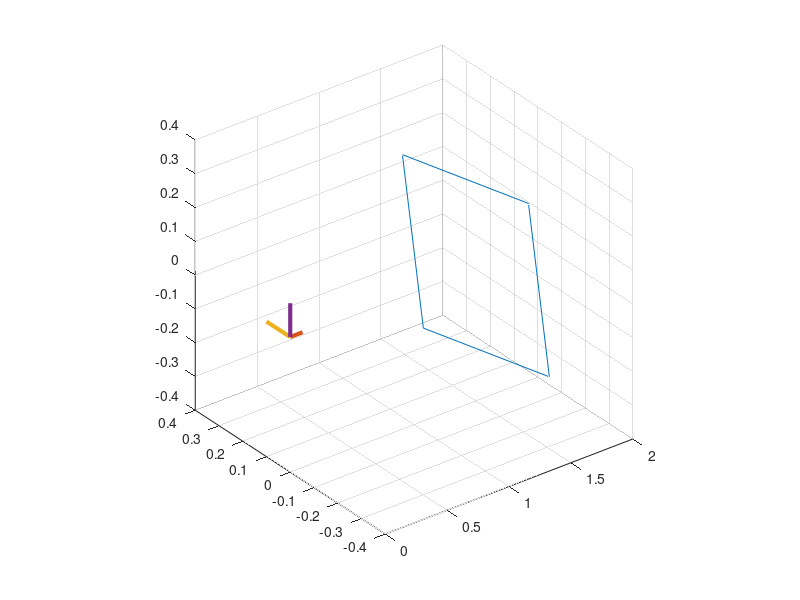
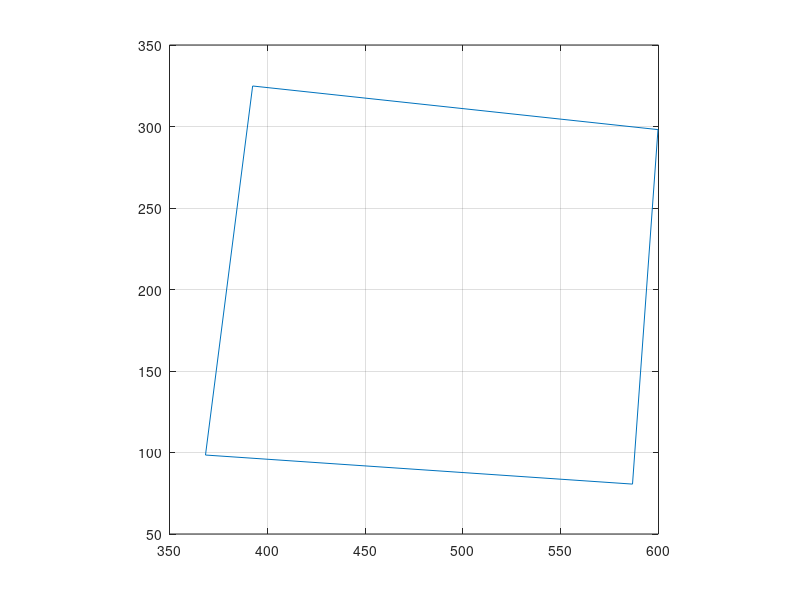

The MATLAB source for these figures, in order:
orig = [0, 0, 0];
i = [orig; 0.1 0 0];
j = [orig; 0 0.1 0];
k = [orig; 0 0 0.1];

side_dim = 0.25;
plane_pts = [-side_dim,  side_dim, 0, 1;
              side_dim,  side_dim, 0, 1;
              side_dim, -side_dim, 0, 1;
             -side_dim, -side_dim, 0, 1;
             -side_dim,  side_dim, 0, 1;];
plane_pts = plane_pts';

roll = 5 * pi/180;
pitch = 10 * pi/180;
yaw = 7 * pi/180;

R_x = [1          0,          0; 
       0, cos(roll), -sin(roll);
       0, sin(roll),  cos(roll)];
      
R_y = [cos(pitch), 0, sin(pitch);
                0, 1, 0;
      -sin(pitch), 0, cos(pitch)];

R_z = [cos(yaw), -sin(yaw), 0;
       sin(yaw),  cos(yaw), 0;
              0,         0, 1];
              
R = [0 0 -1; -1 0 0; 0 1 0]*R_x*R_y*R_z;
T =[1.5, 0, 0]';
R_T = eye(4);
R_T(1:3,1:3) = R;
R_T(1:3, 4) = T;

plane_pts_transformed = R_T*plane_pts;
X = plane_pts_transformed(1,:);
Y = plane_pts_transformed(2,:);
Z = plane_pts_transformed(3,:);

obj_pt1 = plane_pts_transformed(1:3, 1);
obj_pt2 = plane_pts_transformed(1:3, 2);
obj_pt3 = plane_pts_transformed(1:3, 3);
obj_pt4 = plane_pts_transformed(1:3, 4);

figure(1)
plot3(X, Y, Z);
hold on;
plot3(i(:,1), i(:,2), i(:,3), 'Linewidth', 3);
hold on;
plot3(j(:,1), j(:,2), j(:,3), 'Linewidth', 3);
hold on;
plot3(k(:,1), k(:,2), k(:,3), 'Linewidth', 3);
hold off;
grid;
axis square

fx = 6.4372590342756985e+02;
fy = 6.4372590342756985e+02;
cx = 3.9534097290039062e+02;
cy = 3.0199901199340820e+02;
K = [fx,  0, cx;
      0, fy, cy;
      0,  0,  1];
C_T_L = [ 0.0256051, -0.999486, 0.0192813, 0.175155;
         -0.0361813, -0.0202016,  -0.999141,  -0.170539;
          0.999017,  0.0248855,   -0.03668 -0.0378068];
        
uv1 = K*C_T_L*plane_pts_transformed;
uv = uv1./uv1(3,:);
uv = uv';

figure(2)
plot(uv(:,1), uv(:,2));
grid;
axis square;

img_pt1 = uv(1,:)';
img_pt2 = uv(2,:)';
img_pt3 = uv(3,:)';
img_pt4 = uv(4,:)';

line_1 = cross(img_pt1, img_pt2);
line_2 = cross(img_pt2, img_pt3);
line_3 = cross(img_pt3, img_pt4);
line_4 = cross(img_pt4, img_pt1);

norm_1 = K'*line_1/norm(K'*line_1);
norm_2 = K'*line_2/norm(K'*line_2);
norm_3 = K'*line_3/norm(K'*line_3);
norm_4 = K'*line_4/norm(K'*line_4);

R = C_T_L(1:3, 1:3);
t = C_T_L(1:3, 4);

A1 = [norm_1(1)*(obj_pt1') norm_1(2)*(obj_pt1') norm_1(3)*(obj_pt1') norm_1'];
A2 = [norm_1(1)*(obj_pt2') norm_1(2)*(obj_pt2') norm_1(3)*(obj_pt2') norm_1'];

A3 = [norm_2(1)*(obj_pt2') norm_2(2)*(obj_pt2') norm_2(3)*(obj_pt2') norm_2'];
A4 = [norm_2(1)*(obj_pt3') norm_2(2)*(obj_pt3') norm_2(3)*(obj_pt3') norm_2'];

A5 = [norm_3(1)*(obj_pt3') norm_3(2)*(obj_pt3') norm_3(3)*(obj_pt3') norm_3'];
A6 = [norm_3(1)*(obj_pt4') norm_3(2)*(obj_pt4') norm_3(3)*(obj_pt4') norm_3'];

A7 = [norm_4(1)*(obj_pt4') norm_4(2)*(obj_pt4') norm_4(3)*(obj_pt4') norm_4'];
A8 = [norm_4(1)*(obj_pt1') norm_4(2)*(obj_pt1') norm_4(3)*(obj_pt1') norm_4'];

A = [A1; A2; A3; A4; A5; A6; A7; A8]

rank(A)